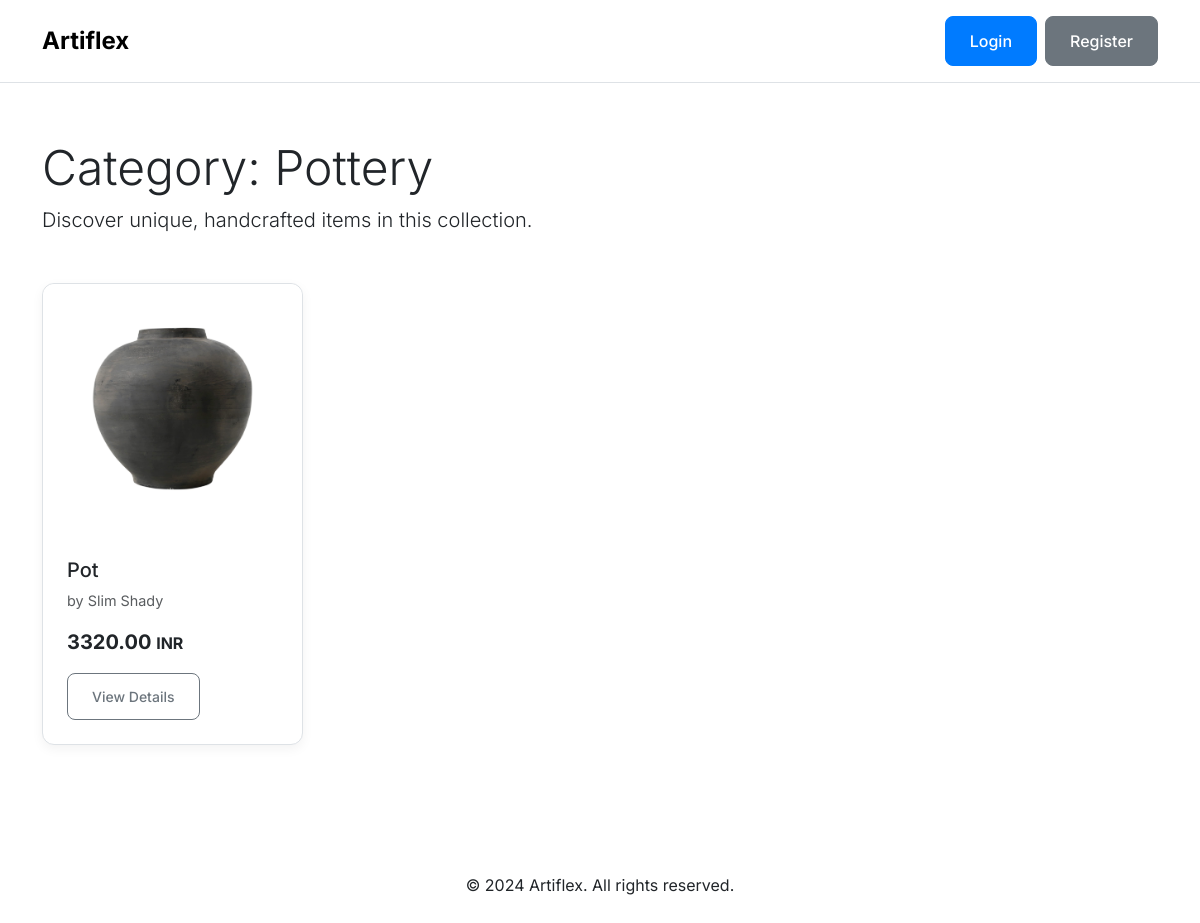
/category/Pottery, run on the app's committed database.
### models.py (models this page shows)
class Product(Base):
    __tablename__ = 'products'
    id = Column(Integer, primary_key=True)
    name = Column(String, index=True, nullable=False)
    category = Column(String, index=True)
    artist_notes = Column(String)
    ai_generated_description = Column(String)
    price_usd = Column(Float, nullable=False)
    stock = Column(Integer, default=1)
    image_filename = Column(String)
    owner_id = Column(Integer, ForeignKey('users.id'))
    owner = relationship("User", back_populates="products")

class User(Base):
    __tablename__ = 'users'
    id = Column(Integer, primary_key=True)
    email = Column(String, unique=True, index=True, nullable=False)
    hashed_password = Column(String, nullable=False)
    full_name = Column(String)
    role = Column(Enum(UserRole), nullable=False)
    created_at = Column(DateTime, default=datetime.utcnow)
    profile_picture = Column(String, nullable=True, default='default_avatar.png') # Filename
    studio_name = Column(String, nullable=True)
    bio = Column(String, nullable=True) # This is the description
    skills = Column(String, nullable=True) # We'll store this as a comma-separated string, e.g., "Pottery,Glazing,Sculpting"
    location = Column(String, nullable=True) # e.g., "City, Country"
    phone_contact = Column(String, nullable=True)
    average_rating = Column(Float, default=0.0) # For the future rating system
    products = relationship("Product", back_populates="owner")
    orders = relationship("Order", back_populates="customer")

### routers/public.py (the view)
@router.get("/category/{category_name}", response_class=HTMLResponse)
async def view_category(request: Request, category_name: str, db: Session = Depends(get_db)):
    products = crud.get_products_by_category(db, category_name=category_name)
    user = request.session.get("user")
    context = {
        "request": request,
        "user": user,
        "products": products,
        "category_name": category_name,
        "currency": "INR",
        "conversion_rate": 83.0
    }
    return templates.TemplateResponse("public/category_page.html", context)

### templates/public/category_page.html (shortened to what this page needs)
{% extends "layouts/base.html" %}
{% block content %}
<div class="mb-5">
    <h1 class="display-5">Category: {{ category_name }}</h1>
    <p class="lead">Discover unique, handcrafted items in this collection.</p>
</div>
{% if products %}
    <div class="row row-cols-1 row-cols-md-2 row-cols-lg-4 g-4">
        {% for product in products %}
        <div class="col">
            {% include "partials/product_card.html" %}
        </div>
        {% endfor %}
    </div>
{% else %}
    <div class="alert alert-info"><p>There are currently no products in this category.</p></div>
{% endif %}
{% endblock %}

### templates/partials/product_card.html (shortened to what this page needs)
<div class="card h-100">
    <a href="/product/{{ product.id }}">
        <img src="{{ url_for('static', path='/uploads/' + product.image_filename) }}" class="card-img-top" alt="{{ product.name }}">
    </a>
    <div class="card-body d-flex flex-column">
        <div>
            <h5 class="card-title">{{ product.name }}</h5>
            <p class="card-text text-muted">by {{ product.owner.full_name }}</p>
            <p class="card-text fw-bold fs-5">
                {{ "%.2f"|format(product.price_usd * conversion_rate) }}
                <span class="fs-6">{{ currency }}</span>
            </p>
        </div>
        <div class="mt-auto pt-3">
            <a href="/product/{{ product.id }}" class="btn btn-outline-secondary btn-sm">View Details</a>
        </div>
    </div>
</div>

### static/css/custom.css (style rules this page uses)
:root { --primary-color: #007bff; --primary-hover: #0056b3; --light-gray: #f8f9fa; --border-color: #dee2e6; --text-color: #212529; --text-muted: #6c757d; }
body { font-family: 'Inter', sans-serif; background-color: #ffffff; color: var(--text-color); }
h1, h2, h3, h4, h5, h6 { font-weight: 700; }
.card { border: 1px solid var(--border-color); border-radius: 12px; box-shadow: 0 4px 12px rgba(0, 0, 0, 0.05); transition: transform 0.2s ease-in-out, box-shadow 0.2s ease-in-out; }
.card .card-img-top { border-top-left-radius: 12px; border-top-right-radius: 12px; height: 250px; object-fit: cover; }
.card .card-body { padding: 1.5rem; }
.card .card-title { font-weight: 500; margin-bottom: 0.5rem; }
.card .card-text.text-muted { font-size: 0.9rem; margin-bottom: 1rem; }
.btn { border-radius: 8px; font-weight: 500; padding: 0.75rem 1.5rem; transition: background-color 0.2s ease-in-out, border-color 0.2s ease-in-out; }

### data on the page
Product: image_filename (picture), name "Pot", owner.full_name "Slim Shady", product.price_usd*conversion_rate "3320.00", currency "INR"

### other printed values
{{ category_name }} "Pottery"
